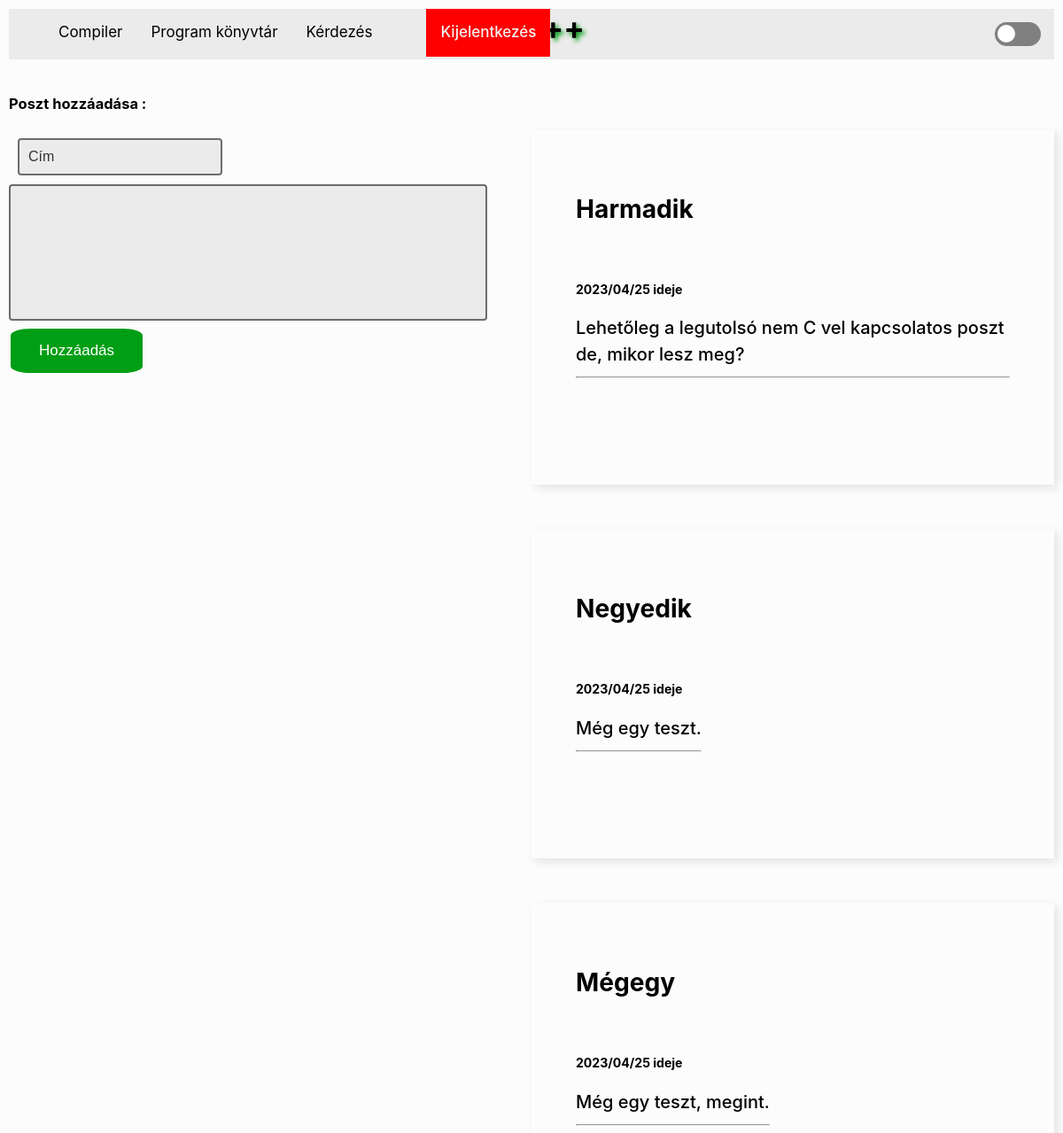
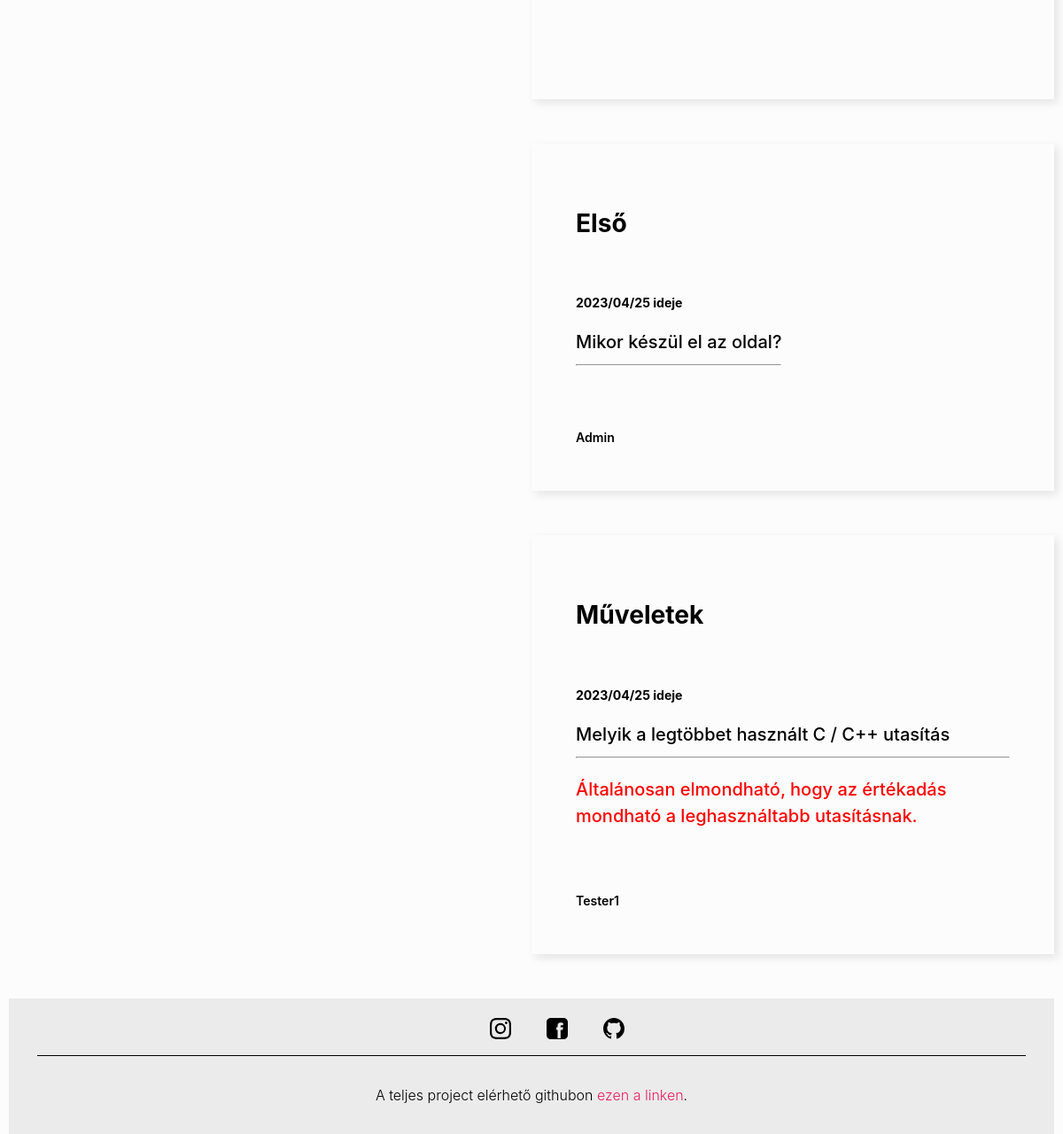
Screenshot of /ask.php (signed in) with the database file from the repository (2 pictures, top to bottom).
### tables this page shows
CREATE TABLE `questions` (
  `id` int(11) DEFAULT NULL,
  `user` varchar(255) NOT NULL,
  `title` varchar(255) NOT NULL,
  `question` varchar(800) NOT NULL,
  `answer` varchar(800) NOT NULL,
  `felrakva` date NOT NULL
);

### ask.php (the view, shortened to what this page needs)
<?php
        include_once "./config.php";
    ?>
<!DOCTYPE html>
<html>
<head>
  <link rel="stylesheet" href="css/style.css">
</head>
<body>
<header>
    <ul class="list">
        <li><a href="index.php">Compiler</a></li>
        <li><a href="library.php">Program könyvtár</a></li>
        <li><a href="ask.php">Kérdezés</a></li>
        <h1 class="text-center title">C++++</h1>
        <div class="text-center">
            <a href="./php/logout.php" class="btn btn-danger ">Kijelentkezés</a>
        </div>
        <div class="toggle-container">
        <label class="toggle" for="switch"></label>
      </div>
    </ul>
</header>
<div class="">
        <br>
        <h3 class="txt">Poszt hozzáadása :</h3>
        <div class="text-center txtarea">
            <form action="./php/add_post.php" class="form-group" id="post" method="POST" onsubmit="return validate()">
                <input type="text" name="title" class="form-cat" placeholder="Cím">
                <textarea name="ask" class="form-control" id="message" cols="30" rows="7"></textarea>
                <br>
                <input type="submit" class="btn btn-success" form="post" value="Hozzáadás"><br><br><br>
            </form>
        </div>
    </div>
    <div>
    <div class="ask-group">
      <?php
        $query = "select * from questions where 1 order by felrakva desc";
        $posts = mysqli_query($db, $query);
        $num_row = mysqli_num_rows($posts);
        if ( $num_row === 0){
            echo"
            <br>
            <div class=\" text-center\">
                <h1 style=\"text-align: center;\">Nincsenek Kérdések feltöltve!</h1>
            </div>
            ";
        } else {
            foreach($posts as $post){
                $name = $post["user"];
                $cim = $post["title"];
                $text1 = nl2br($post["question"]);
                $text2 = nl2br($post["answer"]);
                $date = date('Y/m/d', time()); - $post["felrakva"];
                echo "
                <div class=\"home-container\">
                  <div class=\"post-card\">
                    <div class=\"card2-container\">
                      <h1 class=\"text2\">
                        <span>$cim</span>
                      </h1>
                      <h4>
                        <span>$date ideje</span>
                      </h4>
                      <span class=\"text3\">
                        <span>
                          $text1
                        </span>
                        <hr>
                        <span>
                          <p style=\"color:red\">
                          $text2
                          </p>
                        </span>
                      </span>
                      <span class=\"profile-name\"><span>$name</span></span>
                    </div>
                  </div>
                </div>
                ";
            }
        }
        ?>
    </div>
  </div>
  <footer>
  <div class="container footerContainer">
    <div class="footer-nav flex flex-around flex-start flex-g-1">
      <div class="col flex flex-column flex-start flex-g-1">
        <div class="social-medias flex flex-g-1">
          <a href="https://www.instagram.com/nandor_degi/" class="social-media flex">
          </a>
          <a href="https://www.facebook.com/nandor.degi/" class="social-media flex">
          </a>
          <a href="https://github.com/Dedzsinator" class="social-media flex">
          </a>
        </div>
      </div>
    </div>
    <div class="copyright">A teljes project elérhető githubon <a href="https://github.com/Dedzsinator/C-">ezen a linken</a>. </div>
  </div>
</footer>
</body>
</html>

### rows the page displays
questions: title "Harmadik", question "Lehetőleg a legutolsó nem C vel kapcsolatos poszt de, mikor lesz meg?"
questions: title "Negyedik", question "Még egy teszt."
questions: title "Mégegy", question "Még egy teszt, megint."
questions: title "Első", question "Mikor készül el az oldal?", user "Admin"
questions: title "Műveletek", question "Melyik a legtöbbet használt C / C++ utasítás", answer "Általánosan elmondható, hogy az értékadás mondható a leghasználtabb utasításnak.", user "Tester1"
